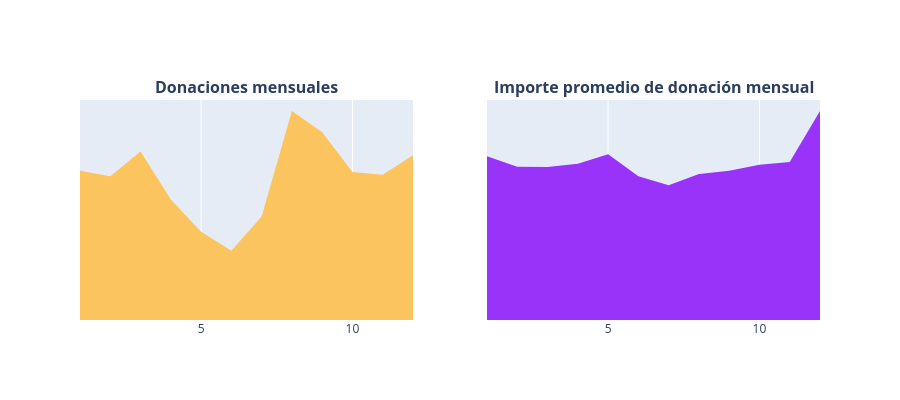

Here is the notebook cell this chart was saved with:
### Markdown cell above
> Desde el año 2012, el número de donaciones en donorschoose ha ido aumentando regularmente. De unas 150 donaciones recibidas en 2012, donorschoose recibió cerca de **1.1 millones de donaciones** en el año 2017. El monto más alto recibido en 2017 fue de **USD 31856**, el cual provino de un donante de **Lafayette, Colorado**. Esta donación se recibió el 02 de marzo de 2017.   
> En ese mismo año, se recibió una cantidad gigantesca de donaciones de parte de un donante de **Manhattan Beach, California**, quien realizó **13751 donaciones**.   
> El monto promedio de donación recibido por año es cercano a los **USD 60**, mientras que fue más alto en el año de inicio, es decir, 2012, alcanzando los **USD 166**.  


### Donaciones por mes 
- 3.4.3 Número de donaciones por mes 
- 3.4.4 Promedio de donaciones por mes

### Code cell
# --- CORRECCIÓN EN EL GROUPBY (Usando nombres de columnas y agrupando de forma limpia) ---
t3 = donations_df.groupby('Donation Month').agg({'Donation Year': 'count', 'Donation Amount': 'mean'}).reset_index()
t3.columns = ['Donation Month', 'Total Donations', 'Average Amount']

x = t3['Donation Month']
y1 = t3['Total Donations']
y2 = t3['Average Amount']

# Creación de los trazos para las gráficas de área
trace1 = go.Scatter(x=x, y=y1, fill='tozeroy', fillcolor='#fcc45f', mode='none')
trace2 = go.Scatter(x=x, y=y2, fill='tozeroy', fillcolor='#9933f9', mode='none')

# --- CORRECCIÓN DE PLOTLY: Se eliminó 'tools.' ---
fig = make_subplots(rows=1, cols=2, print_grid=False, subplot_titles=['<b>Donaciones mensuales</b>', '<b>Importe promedio de donación mensual</b>'])

fig.append_trace(trace1, 1, 1)
fig.append_trace(trace2, 1, 2)

# --- CORRECCIÓN DE LAYOUT: Se eliminó 'autotick' para evitar el ValueError ---
fig['layout'].update(
    height=400, 
    showlegend=False, 
    yaxis=dict(
        autorange=True,
        showgrid=False,
        zeroline=False,
        showline=False,
        ticks='',
        showticklabels=False
    ), 
    yaxis2=dict(
        autorange=True,
        showgrid=False,
        zeroline=False,
        showline=False,
        ticks='',
        showticklabels=False
    )
)

# Mostrar gráfica
iplot(fig)

### Figure 1 — Plotly figure (JSON) as saved in the notebook; plotly's stock layout.template omitted (floating-point values rounded to 4 significant figures)
{"data": [{"fill": "tozeroy", "fillcolor": "#fcc45f", "mode": "none", "type": "scatter", "x": [1, 2, 3, 4, 5, 6, 7, 8, 9, 10, 11, 12], "xaxis": "x", "y": [411942, 396705, 465211, 332718, 243440, 191221, 286184, 577274, 518908, 408464, 400965, 454852], "yaxis": "y"}, {"fill": "tozeroy", "fillcolor": "#9933f9", "mode": "none", "type": "scatter", "x": [1, 2, 3, 4, 5, 6, 7, 8, 9, 10, 11, 12], "xaxis": "x2", "y": [62.81, 58.79, 58.67, 59.96, 63.6, 55.1, 51.7, 56.04, 57.27, 59.55, 60.57, 80.17], "yaxis": "y2"}], "layout": {"annotations": [{"font": {"size": 16}, "showarrow": false, "text": "<b>Donaciones mensuales</b>", "x": 0.225, "xanchor": "center", "xref": "paper", "y": 1, "yanchor": "bottom", "yref": "paper"}, {"font": {"size": 16}, "showarrow": false, "text": "<b>Importe promedio de donación mensual</b>", "x": 0.775, "xanchor": "center", "xref": "paper", "y": 1, "yanchor": "bottom", "yref": "paper"}], "height": 400, "showlegend": false, "xaxis": {"anchor": "y", "domain": [0, 0.45]}, "xaxis2": {"anchor": "y2", "domain": [0.55, 1]}, "yaxis": {"anchor": "x", "autorange": true, "domain": [0, 1], "showgrid": false, "showline": false, "showticklabels": false, "ticks": "", "zeroline": false}, "yaxis2": {"anchor": "x2", "autorange": true, "domain": [0, 1], "showgrid": false, "showline": false, "showticklabels": false, "ticks": "", "zeroline": false}}}
